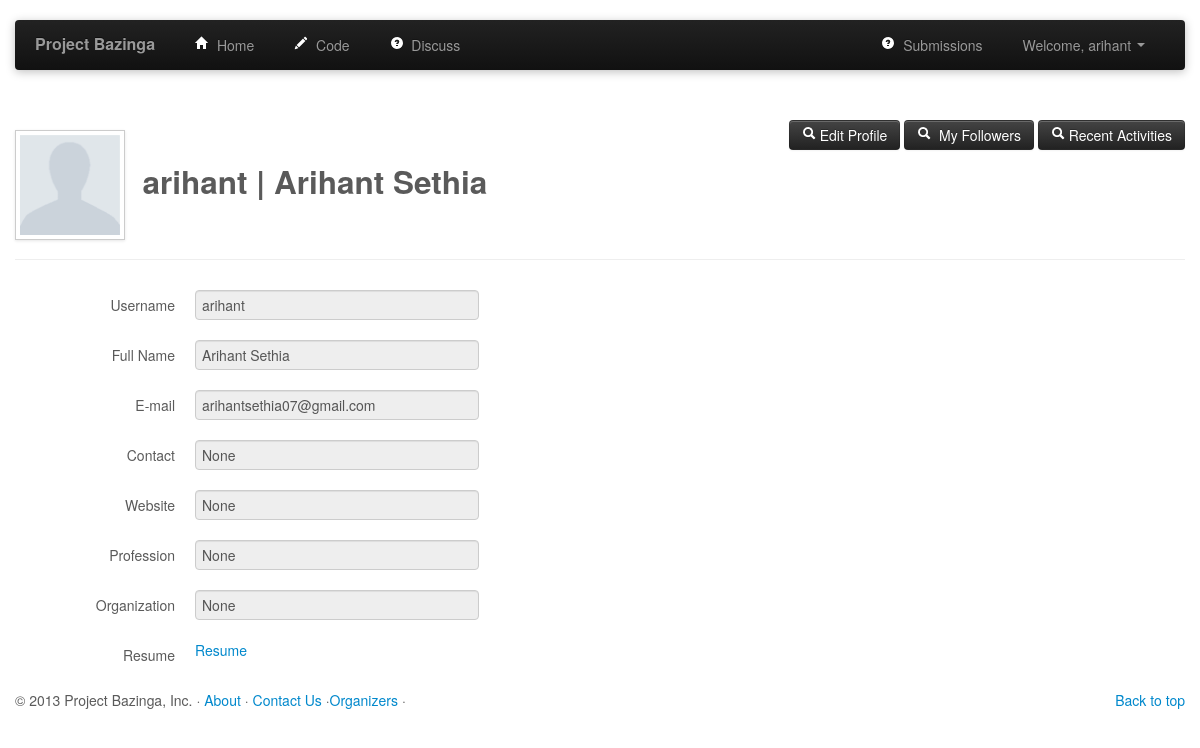
Screenshot of /profile/1 (signed in) with the database file from the repository.
### tables this page shows
CREATE TABLE "users" (
    "user_id" INTEGER PRIMARY KEY AUTOINCREMENT ,
    "username" TEXT ,
    "password" TEXT ,
    "email" TEXT ,
    "name" TEXT ,
    "contact" TEXT,
    "profession" TEXT,
    "organization" TEXT,
    "website" TEXT
);

### profile_views.py (the view)
@profile_views.route('/profile/<path>')		#To display profile. Inputs id of user and renders profile page of that particular user
def profile(path):
    db = get_db()
    cur = db.execute('select * from users where user_id=?',[path])
    user = cur.fetchone()
    cur = db.execute('select * from follow where follower=? and following=?',[session['userId'],path])
    check=cur.fetchall()
    if int(path)==session['userId']:
	   flag=1     #1 - same user profile, 0-diff user and following, 2-diff user and not following
    elif check:
	   flag=0
    else:
	   flag=2
    return render_template('profile.html', user=user, flag=flag)

### profile_views.py (called while the page is built)
def get_db():
    top = _app_ctx_stack.top
    if not hasattr(top, 'sqlite_db'):
        sqlite_db = sqlite3.connect('database.db')
        sqlite_db.row_factory = sqlite3.Row
        top.sqlite_db = sqlite_db
    return top.sqlite_db

### templates/profile.html (shortened to what this page needs)
{% extends "header.html" %}
{% block body %}
<div style="padding:50px">
</div>
<div class = "container" >
	<div class="page-header row-fluid ">
		<div class="pull-left" >
			<h2 style="align:bottom"><img class="img-polaroid " src="/static/files/{{user.user_id}}.jpg" height="100" width="100"/>
			&nbsp;{{ user.username }} | {{ user.name }}</h2>
		</div>
		<div class="pull-right">
				{% if flag==1 %}
				<a href="/profile/edit"><button class="btn btn-inverse"><i class="icon-search icon-white"> </i>&nbsp;Edit Profile</button></a>
				<a href="/profile/follow/-1"><button class="btn btn-inverse"><i class="icon-search icon-white"> </i>&nbsp; My Followers</button></a>
				<a href="/profile/edit"><button class="btn btn-inverse"><i class="icon-search icon-white"> </i>&nbsp;Recent Activities</button></a>
				{% endif %}
		</div>
	</div>
	<div class="form-horizontal" >
	  <div class="control-group">
	    <label class="control-label"  for="username">Username</label>
	    <div class="controls">
	      <input type="text" id="username" name="username"  value="{{ user.username }}" class="input-xlarge " readonly>
	    </div>
	  </div>
	  <div class="control-group">
	    <label class="control-label"  for="name">Full Name</label>
	    <div class="controls">
	      <input type="text" id="name" name="name"  value="{{ user.name }}" class="input-xlarge" readonly>
	    </div>
	  </div>
	  <div class="control-group">
	    <label class="control-label" for="email">E-mail</label>
	    <div class="controls">
	      <input type="text" id="email" name="email"  value="{{ user.email }}" class="input-xlarge" readonly>
	    </div>
	  </div>
	  <div class="control-group">
	    <label class="control-label" for="contact">Contact</label>
	    <div class="controls">
	      <input type="text" id="contact" name="contact"  value="{{ user.contact }}" class="input-xlarge" readonly>
	    </div>
	  </div>
	  <div class="control-group">
	    <label class="control-label" for="website">Website</label>
	    <div class="controls">
	      <input type="text" id="webiste" name="website"  value="{{ user.website }}" class="input-xlarge" readonly>
	    </div>
	  </div>
	  <div class="control-group">
	    <label class="control-label" for="website">Profession</label>
	    <div class="controls">
	      <input type="text" id="profession" name="profession"  value="{{ user.profession }}" class="input-xlarge" readonly>
	    </div>
	  </div>
	  <div class="control-group">
	    <label class="control-label" for="organization">Organization</label>
	    <div class="controls">
	      <input type="text" id="organization" name="organization"  value="{{ user.organization }}" class="input-xlarge" readonly>
	    </div>
	  </div>
	  <div class="control-group">
	    <label class="control-label" for="resume">Resume</label>
	    <div class="controls">
	      <a href="{{ url_for('static', filename= 'files/%s.pdf' % userId) }}">Resume</a>
	    </div>
	  </div>
	</div>
</div>
{% endblock %}

### static/css/style.css (style rules this page uses)
body { padding-bottom: 40px; color: #5a5a5a; }

### rows the page displays
users: username "arihant", name "Arihant Sethia", email "arihantsethia07@gmail.com"

### other values shown
{{ session.username }} "arihant"
